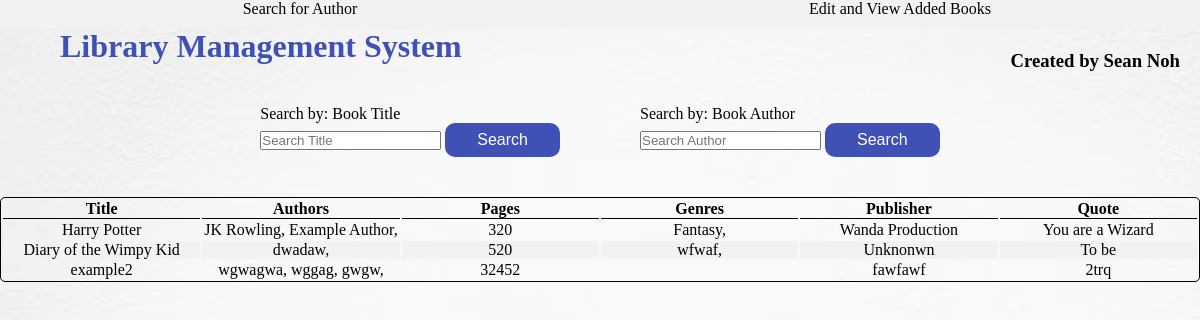
The app's page /, older data.
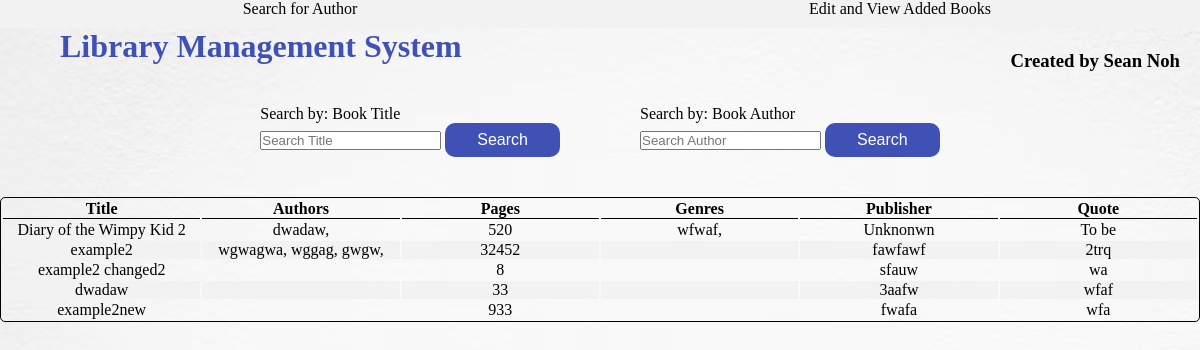
The same page, newer data.
### BookManager/models.py (models this page shows, shortened)
class Book(models.Model):
    title = models.CharField(max_length=50)
    pages = models.PositiveIntegerField()
    publisher = models.CharField(max_length=50)
    quote = models.CharField(max_length=200)
    def __str__(self):
        return f"{self.title}"

class Author(models.Model):
    name = models.CharField(max_length=50)
    book = models.ForeignKey(Book, on_delete=models.CASCADE)

class Genre(models.Model):
    genre = models.CharField(max_length=20)
    book = models.ForeignKey(Book, on_delete=models.CASCADE)

### BookManager/views.py (the view)
# urls.py: path("", views.index, name="index"),
def index(request):
    return renderAllBooks(request, "BookManager/index.html")

### BookManager/views.py (called while the page is built)
def fillBookKeys(books):
    bookInformation = {}
    for book in books:
        bookInformation[book.title] = {
            "author": [],
            "genre": [],
        }
    return bookInformation

def renderAllBooks(request, location):
    bookDictionary = bookDictionaryInit(Book.objects.all())
    context = sortBookInformation(
        bookDictionary["books"], bookDictionary["bookInformation"])
    return render(request, location, context)

def bookDictionaryInit(books):
    bookInformation = fillBookKeys(books)
    authors = Author.objects.all()
    genres = Genre.objects.all()
    for author in authors:
        book = str(author.book)
        if book in bookInformation:
            bookData = bookInformation[book]
            bookAuthorList = bookData["author"]
            bookAuthorList.append(author.name)
    for genre in genres:
        book = str(genre.book)
        if book in bookInformation:
            bookData = bookInformation[book]
            bookGenreList = bookData["genre"]
            bookGenreList.append(genre.genre)
    return {
        "books": books,
        "bookInformation": bookInformation
    }

def sortBookInformation(books, bookInformation):
    authors = []
    genres = []
    for book in books:
        authors.append(bookInformation[book.title]["author"])
        genres.append(bookInformation[book.title]["genre"])
    return {
        "booksInfo": zip(books, authors, genres)
    }

### BookManager/templates/BookManager/index.html (shortened to what this page needs)
{% extends "BookManager/base.html" %} {% block body%}
<section class="book-search">
  <div class="title-search">
    <form action="{% url 'search-title' %}" method="GET">
      <label for="title">Search by: Book Title</label>
      <br />
      <input type="text" id="title" name="title" placeholder="Search Title" />
      <button class="button" type="submit">Search</button>
    </form>
  </div>
  <br />
  <div class="author-search">
    <form action="{% url 'search-author' %}" method="GET">
      <label for="author">Search by: Book Author</label>
      <br />
      <input type="text" id="fname" name="fname" placeholder="Search Author" />
      <button class="button" type="submit" name="button">Search</button>
    </form>
  </div>
</section>
<section class="book-display">
  {% if booksInfo %}
  <div class="book-container">
    <table class="book-table">
      <thread>
        <tr>
          <th>Title</th>
          <th>Authors</th>
          <th>Pages</th>
          <th>Genres</th>
          <th>Publisher</th>
          <th>Quote</th>
        </tr>
      </thread>
      <tbody>
        {% for book, authors, genres in booksInfo %}
        <tr>
          <td>{{ book.title }}</td>
          <td>
            {% for author in authors %} <span>{{ author }}, </span> {% endfor %}
          </td>
          <td>{{ book.pages }}</td>
          <td>
            {% for genre in genres%} <span>{{ genre }}, </span> {% endfor %}
          </td>
          <td>{{book.publisher}}</td>
          <td>{{book.quote}}</td>
        </tr>
        {% endfor %}
      </tbody>
    </table>
  </div>
  {% else %}
  <h5 class="message-text">No Books are recorded</h5>
  {% endif %}
</section>
{% endblock %}

### BookManager/templates/BookManager/base.html (shortened to what this page needs)
{% load static %}
<!DOCTYPE html>
<html lang="en">
  <head>
    <link rel="stylesheet" href="{% static '/css/index.css' %}" />
  </head>
  <body>
    <header class="header">
      <nav>
        <ul class="navbar">
          <li class="nav-item">
            <a href="{% url 'index' %}" class="nav-text">Search for Author</a>
          </li>
          <li class="nav-item">
            <a href="{% url 'edit' %}" class="nav-text">
              Edit and View Added Books
            </a>
          </li>
        </ul>
      </nav>
      <h3 class="name-text">Created by Sean Noh</h3>
    </header>
    <div class="title-container">
      <h1 class="title">Library Management System</h1>
    </div>
    {% block body %} {% endblock %}
  </body>
</html>

### BookManager/static/css/index.css (style rules this page uses)
* { padding: 0px; margin: 0px; }
html { background-image: url("../images/abstract-surface-textures-white-concrete-stone-wall_74190-8189.avif"); }
li { list-style: none; width: fit-content; }
a { color: #3f51b5; text-decoration: none; }
h1 { color: #3f51b5; }
.title { padding-left: 5vw; }
.navbar { display: flex; flex-direction: row; justify-content: space-around; width: 100%; padding-bottom: 10px; text-align: center; margin: 0; background-color: #f2f2f2; }
.nav-item { border-radius: 5px; width: 20vw; }
.nav-text { color: black; }
.name-text { position: absolute; right: 20px; top: 50px; }
.book-search { margin: 5vh; display: flex; flex-direction: row; justify-content: center; gap: 5vh; }
.button { background-color: #3f51b5; border: none; color: white; padding: 0.5rem 2rem; text-align: center; text-decoration: none; display: inline-block; font-size: 1rem; border-radius: 10px; }
th { border-bottom: 0.5px solid; }
th, td { width: 15vw; text-align: center; }
table { border-radius: 5px; width: 100%; border: 1px solid; }
tr:nth-child(even) { background-color: #f2f2f2; }

Row changes from the older to the newer data that the page shows:
removed Book: title "Harry Potter", pages "320", publisher "Wanda Production", quote "You are a Wizard"
removed Author: authors "JK Rowling"
removed Author: authors "Example Author"
removed Genre: genres "Fantasy"
changed Book "Unknonwn": title "Diary of the Wimpy Kid" → "Diary of the Wimpy Kid 2"
added Book: title "example2 changed2", pages "8", publisher "sfauw", quote "wa"
added Book: title "dwadaw", pages "33", publisher "3aafw", quote "wfaf"
added Book: title "example2new", pages "933", publisher "fwafa", quote "wfa"
